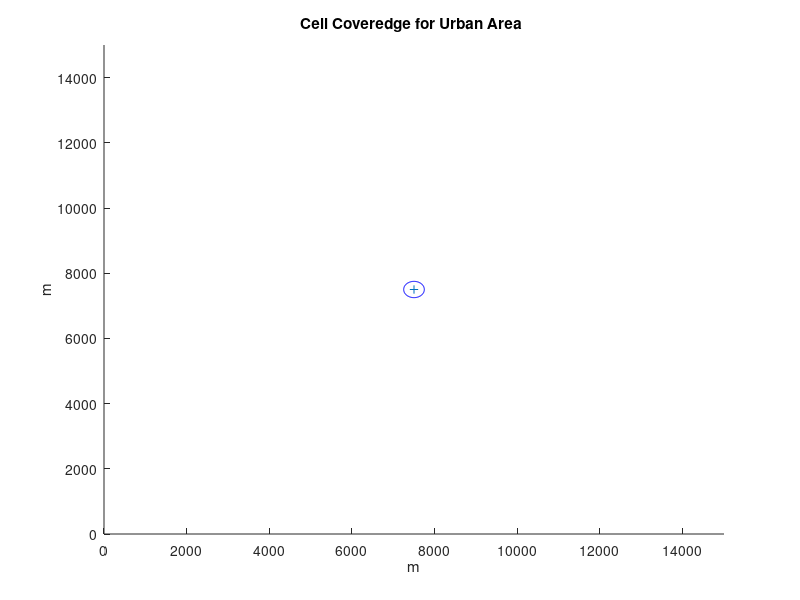

Source code (MATLAB): (Note: this script raises an error after producing the figure.)

%Link Budget Calculation Based LTE in Urban
fc = 800; %Carrier Frequency of BS 800 MHz
fc2 = 900; %Carrier Frequency of BS 900 MHz
fc3 = 1800; %Carrier Frequency of BS 1800 MHz
fc4 = 2100; %Carrier Frequency of BS 2100 MHz

BW = 10000000; %Bandwidth 10 MHz
Power_bs = 43;  %Power of Base Station in dBm

axis([0 15000 0 15000]); 
xlabel('m')
ylabel('m')
hold on
theta= linspace(0,2*pi); % To see the antenna location clearly; a circle is skectched around it,angle theta for circle
User_Number = 1000;  %Number of Users

%Placing Base Station
Base_Station_Loc = [7500;7500];  %Location of Base Station                                                   
Rad = 250;  %Radius of Base Station Area = 250m
plot(Base_Station_Loc(1),Base_Station_Loc(2),'+')  %Center of Base Station
hold on
x = 7500 + Rad*cos(theta);
y = 7500 + Rad*sin(theta);
plot(x,y,'b');
title('Cell Coveredge for Urban Area ')
hold on

%Randomly User Location
user = 15000*rand(2,1000);  % 1000 Users in the Area (1000 users are randomly located in 2D Area)
x1=user(1,:); % x coordinate of the user location
y1=user(2,:); % y coordinate of the user location


%Calculation of Receiver Sensitivity

NF = 5;    %Noise Figure for FDD Base Station in 3GPP technical Report
EbN0 = 14; % BER=10^-6
R = 6e6;   %Data Rate 6 Mbps
SNR = EbN0 + 10*log10(R/BW); % SNR Calculation
Noise_floor = -174 + (10*log10(BW)); %in dBm 
Sensitivity = Noise_floor + SNR + NF + 30; %Calculated Receiver Sensitivity, Converted dBm with +30


%Received Powers of Users from Base Station 
for i=1:1000
 distance_1(i) = sqrt((x1(i)- Base_Station_Loc(1,1))^2 + (y1(i)- Base_Station_Loc(1,1))^2); %User Distances to BS Euclidian distance
 received_pow1(i) = Received_power_urban(Power_bs,distance_1(i),fc) + 30 ; %Converted to dBm with +30
 received_pow2(i) = Received_power_urban(Power_bs,distance_1(i),fc2) + 30 ;
 received_pow3(i) = Received_power_urban(Power_bs,distance_1(i),fc3) + 30 ;
 received_pow4(i) = Received_power_urban(Power_bs,distance_1(i),fc4) + 30 ;
end


% Determine users who can connect the base station

Connected_users = find(received_pow1 > Sensitivity); %Find users in the area whose received power is greater than sensitivity for 800MHz

for j = 1:1000
    if (~isempty(find(Connected_users == j)))== 0;
        %     isempty    This MATLAB function returns logical 1 (true) if A
        %     is an empty array and logical 0 (false) otherwise.
        %     find       Find indices and values of nonzero elements
    plot(x1(j),y1(j),'xr'); % Marked users with red who cannot connect to Base station
    hold on;
    else
    plot(x1(j),y1(j),'*g'); % Marked users with green who can connect to Base station
    hold on;
    end 
end

distance_2 =0:100:15000; % Observation interval for percentage, examine it for 100m

for percentage=1:length(distance_2)
     temp = 0;
    for i=1:User_Number
      received_pow_800MHz(i)= Received_power_urban(Power_bs,distance_2(percentage),fc);
      if(received_pow_800MHz(i) > Sensitivity)
          temp = temp + 1;
      else
          temp = temp;
      end      
    end
    Percentage_800(percentage)= temp/(User_Number)*100; %Percentage for carrier freq. is 800MHz
end

for percentage=1:length(distance_2)
     temp = 0;
    for i=1:User_Number
      received_pow_900MHz(i)= Received_power_urban(Power_bs,distance_2(percentage),fc2);
      if(received_pow_900MHz(i) > Sensitivity)
          temp=temp+1;
      else
          temp=temp;
      end      
    end
    Percentage_900(percentage)= temp/(User_Number)*100; %Percentage for carrier freq. is 900MHz
end

for percentage=1:length(distance_2)
     temp = 0;
    for i=1:User_Number
      received_pow_1800MHz(i)= Received_power_urban(Power_bs,distance_2(percentage),fc3);
      if(received_pow_1800MHz(i) > Sensitivity)
          temp=temp+1;
      else
          temp=temp;
      end      
    end
    Percentage_1800(percentage)= temp/(User_Number)*100; %Percentage for carrier freq. is 1800MHz
end
for percentage=1:length(distance_2)
     temp = 0;
    for i=1:User_Number
      received_pow_2100MHz(i)= Received_power_urban(Power_bs,distance_2(percentage),fc4);
      if(received_pow_2100MHz(i) > Sensitivity)
          temp=temp+1;
      else
          temp=temp;
      end      
    end
    Percentage_2100(percentage)= temp/(User_Number)*100; %Percentage for carrier freq. is 2100MHz
end

figure(2)
plot(distance_2,Percentage_800,'r');
hold on
plot(distance_2,Percentage_900,'g');
hold on
plot(distance_2,Percentage_1800,'b');
hold on
plot(distance_2,Percentage_2100,'m');
title('Percentage - Distance');
xlabel('m')
ylabel('%')
legend('800Mhz','900Mhz','1800Mhz','2100MHz');
grid on


